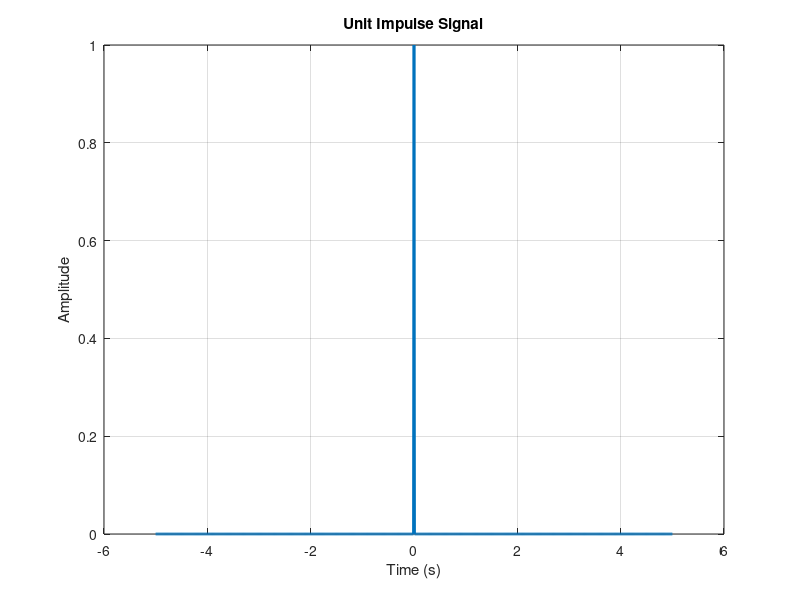
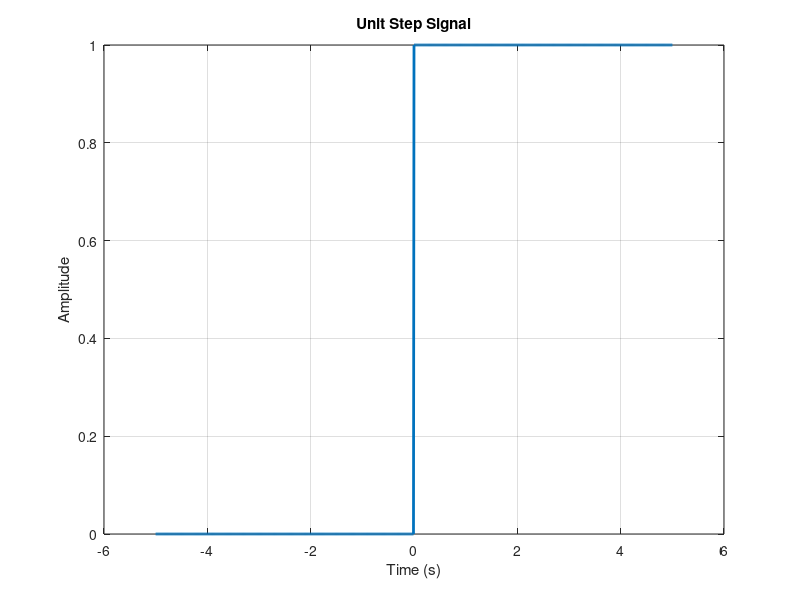
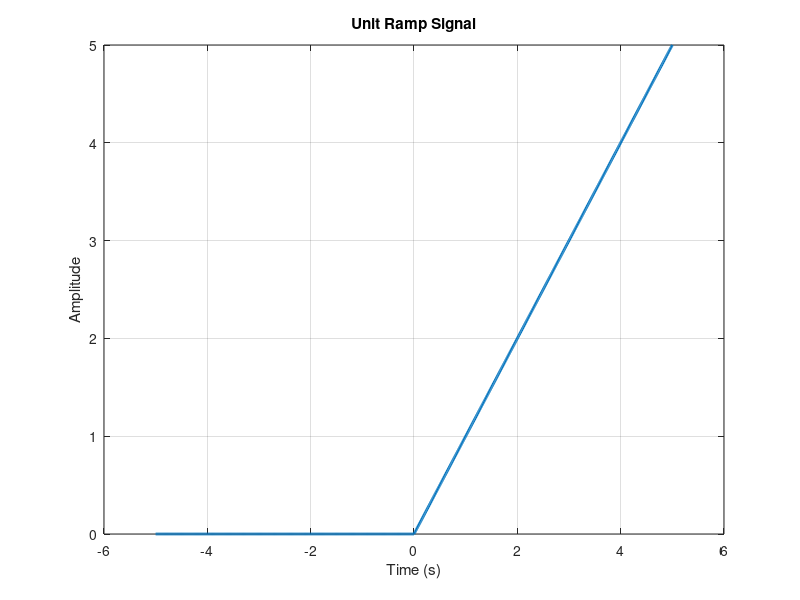
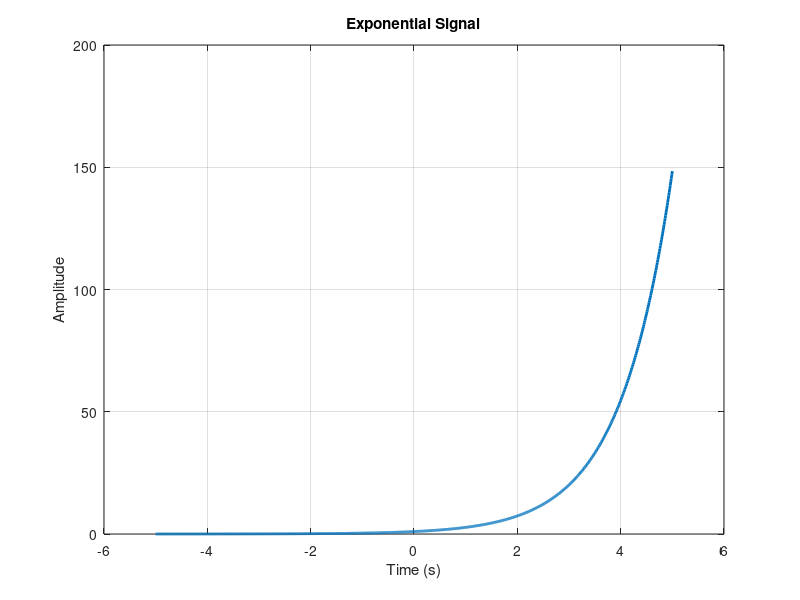

Recreate these plots in MATLAB, in order.
% Define the time vector for continuous signals
t = -5:0.01:5; % Time from -5 to 5 with a step of 0.01

% Unit Impulse
impulse = zeros(size(t)); % Initialize impulse signal
impulse(t == 0) = 1; % Set value at t=0 to 1
figure; % Create a new figure
plot(t, impulse, 'LineWidth', 2); % Plot impulse signal
title('Unit Impulse Signal'); % Title
xlabel('Time (s)'); % X-axis label
ylabel('Amplitude'); % Y-axis label
grid on; % Enable grid

% Unit Step
step = t >= 0; % Step function is 1 for t >= 0
figure; % Create a new figure
plot(t, step, 'LineWidth', 2); % Plot step signal
title('Unit Step Signal'); % Title
xlabel('Time (s)'); % X-axis label
ylabel('Amplitude'); % Y-axis label
grid on; % Enable grid

% Unit Ramp
ramp = t; % Ramp function is equal to t
ramp(t < 0) = 0; % Set values for t < 0 to 0
figure; % Create a new figure
plot(t, ramp, 'LineWidth', 2); % Plot ramp signal
title('Unit Ramp Signal'); % Title
xlabel('Time (s)'); % X-axis label
ylabel('Amplitude'); % Y-axis label
grid on; % Enable grid

% Exponential Signal
exp_signal = exp(t); % Exponential function e^t
figure; % Create a new figure
plot(t, exp_signal, 'LineWidth', 2); % Plot exponential signal
title('Exponential Signal'); % Title
xlabel('Time (s)'); % X-axis label
ylabel('Amplitude'); % Y-axis label
grid on; % Enable grid

% Signum Signal
signum = sign(t); % Signum function
figure; % Create a new figure
plot(t, signum, 'LineWidth', 2); % Plot signum signal
title('Signum Signal'); % Title
xlabel('Time (s)'); % X-axis label
ylabel('Amplitude'); % Y-axis label
grid on; % Enable grid

% Sinc Signal
sinc_signal = sinc(t); % Sinc function (normalized)
figure; % Create a new figure
plot(t, sinc_signal, 'LineWidth', 2); % Plot sinc signal
title('Sinc Signal'); % Title
xlabel('Time (s)'); % X-axis label
ylabel('Amplitude'); % Y-axis label
grid on; % Enable grid
% Plot all signals in a single figure for comparison
figure;
hold on; % Hold on to plot multiple signals
plot(t, impulse, 'LineWidth', 2, 'DisplayName', 'Impulse');
plot(t, step, 'LineWidth', 2, 'DisplayName', 'Step');
plot(t, ramp, 'LineWidth', 2, 'DisplayName', 'Ramp');
plot(t, exp_signal, 'LineWidth', 2, 'DisplayName', 'Exponential');
plot(t, signum, 'LineWidth', 2, 'DisplayName', 'Signum');
plot(t, sinc_signal, 'LineWidth', 2, 'DisplayName', 'Sinc');
hold off; % Release the hold
title('Comparison of Continuous Signals'); % Title for the combined plot
xlabel('Time (s)'); % X-axis label
ylabel('Amplitude'); % Y-axis label
legend show; % Show legend for clarity
grid on; % Enable grid
